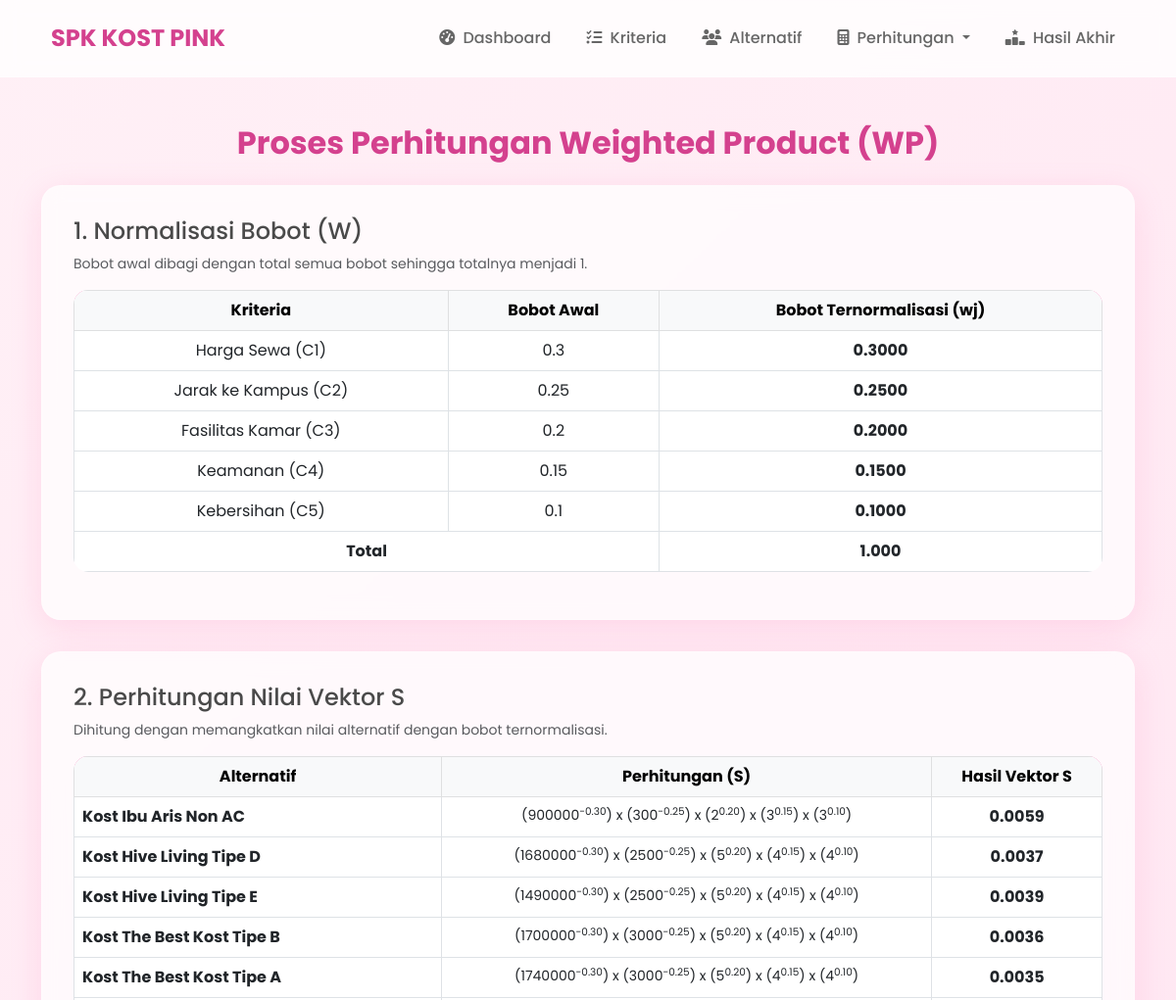
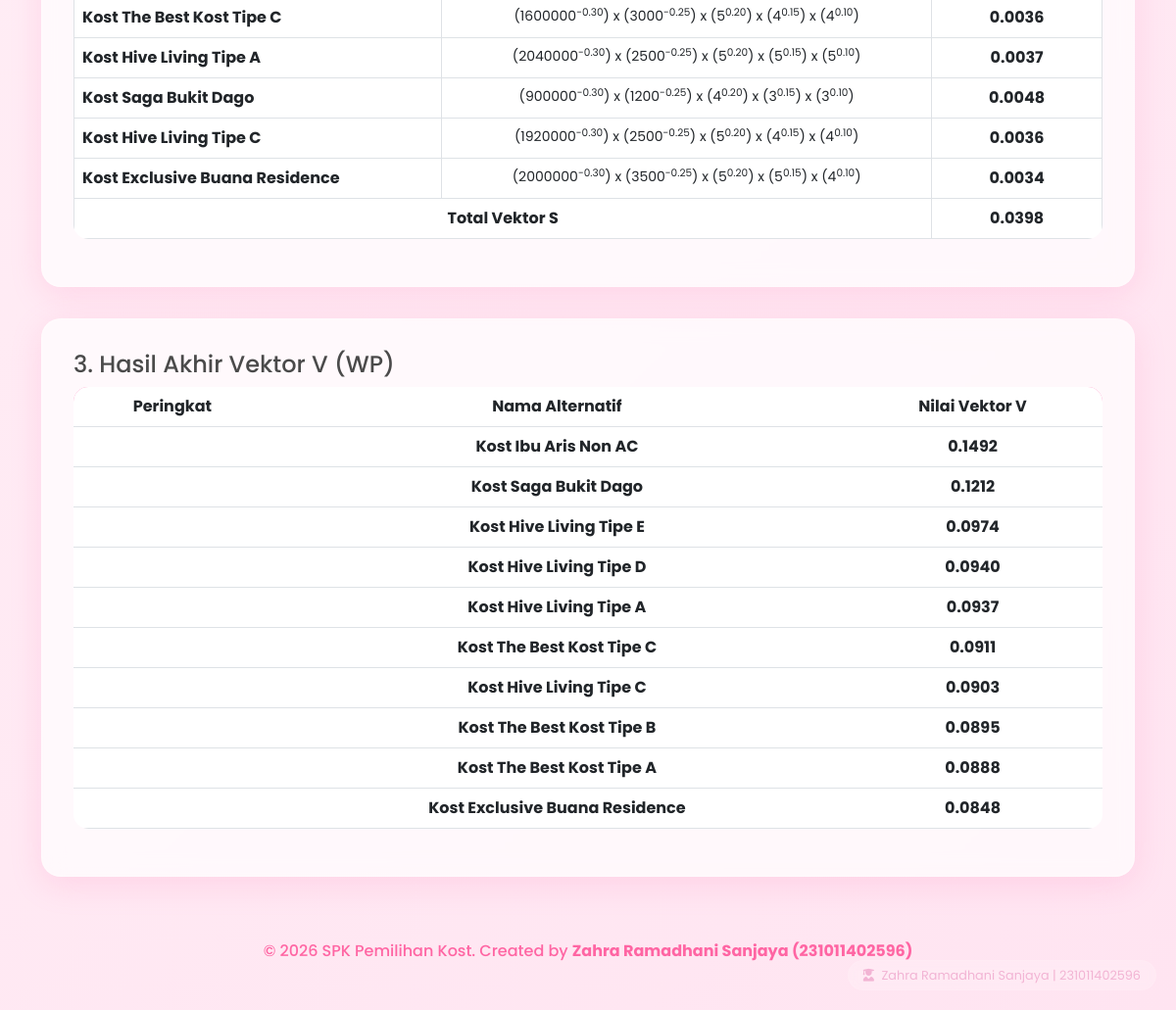
The app's page /perhitungan_wp.php with its own data (2 pictures, top to bottom).
### tables this page shows
CREATE TABLE IF NOT EXISTS kriteria (
    id INT AUTO_INCREMENT PRIMARY KEY,
    kode VARCHAR(10) NOT NULL,
    nama VARCHAR(100) NOT NULL,
    type ENUM('benefit', 'cost') NOT NULL,
    bobot FLOAT NOT NULL
);

CREATE TABLE IF NOT EXISTS alternatif (
    id INT AUTO_INCREMENT PRIMARY KEY,
    nama VARCHAR(100) NOT NULL,
    alamat TEXT
);

### perhitungan_wp.php (the view)
<?php
require_once 'config/database.php';
require_once 'includes/header.php';
$kriteria = $pdo->query("SELECT * FROM kriteria ORDER BY kode ASC")->fetchAll();
$alternatif = $pdo->query("SELECT * FROM alternatif ORDER BY id ASC")->fetchAll();
$scores = $pdo->query("SELECT * FROM penilaian")->fetchAll();
$matrix_x = [];
foreach ($scores as $s) {
    $matrix_x[$s['id_alternatif']][$s['id_kriteria']] = $s['nilai'];
}
$total_w = 0;
foreach ($kriteria as $k) $total_w += $k['bobot'];
$normalized_w = [];
foreach ($kriteria as $k) {
    $normalized_w[$k['id']] = $k['bobot'] / $total_w;
}
$vector_s = [];
$total_s = 0;
foreach ($alternatif as $a) {
    $alt_id = $a['id'];
    $s_val = 1;
    foreach ($kriteria as $k) {
        $crit_id = $k['id'];
        $val = $matrix_x[$alt_id][$crit_id] ?? 1;
        $w = $normalized_w[$crit_id];
        if ($k['type'] == 'cost') $w = -$w;
        $s_val *= pow($val, $w);
    }
    $vector_s[$alt_id] = $s_val;
    $total_s += $s_val;
}
$ranks_wp = [];
foreach ($alternatif as $a) {
    $alt_id = $a['id'];
    $ranks_wp[$alt_id] = $vector_s[$alt_id] / $total_s;
}
arsort($ranks_wp);
?>
<div class="row">
    <div class="col-md-12">
        <h2 class="mb-4 text-center">Proses Perhitungan Weighted Product (WP)</h2>
        <div class="glass-card">
            <h4>1. Normalisasi Bobot (W)</h4>
            <p class="text-muted small">Bobot awal dibagi dengan total semua bobot sehingga totalnya menjadi 1.</p>
            <div class="table-responsive">
                <table class="table table-bordered text-center">
                    <thead class="table-light">
                        <tr>
                            <th>Kriteria</th>
                            <th>Bobot Awal</th>
                            <th>Bobot Ternormalisasi (wj)</th>
                        </tr>
                    </thead>
                    <tbody>
                        <?php foreach ($kriteria as $k): ?>
                        <tr>
                            <td><?php echo $k['nama']; ?> (<?php echo $k['kode']; ?>)</td>
                            <td><?php echo $k['bobot']; ?></td>
                            <td class="fw-bold"><?php echo number_format($normalized_w[$k['id']], 4); ?></td>
                        </tr>
                        <?php endforeach; ?>
                        <tr class="table-pink">
                            <td colspan="2"><strong>Total</strong></td>
                            <td><strong>1.000</strong></td>
                        </tr>
                    </tbody>
                </table>
            </div>
        </div>
        <div class="glass-card">
            <h4>2. Perhitungan Nilai Vektor S</h4>
            <p class="text-muted small">Dihitung dengan memangkatkan nilai alternatif dengan bobot ternormalisasi.</p>
            <div class="table-responsive">
                <table class="table table-bordered text-center">
                    <thead class="table-light">
                        <tr>
                            <th>Alternatif</th>
                            <th>Perhitungan (S)</th>
                            <th>Hasil Vektor S</th>
                        </tr>
                    </thead>
                    <tbody>
                        <?php foreach ($alternatif as $a): ?>
                        <tr>
                            <td class="text-start"><strong><?php echo $a['nama']; ?></strong></td>
                            <td class="small">
                                <?php
                                $expr = [];
                                foreach($kriteria as $k) {
                                    $w = number_format($normalized_w[$k['id']], 2);
                                    if($k['type'] == 'cost') $w = "-".$w;
                                    $expr[] = "(" . ($matrix_x[$a['id']][$k['id']] ?? 0) . "<sup>$w</sup>)";
                                }
                                echo implode(" x ", $expr);
                                ?>
                            </td>
                            <td class="fw-bold"><?php echo number_format($vector_s[$a['id']], 4); ?></td>
                        </tr>
                        <?php endforeach; ?>
                        <tr class="table-pink">
                            <td colspan="2"><strong>Total Vektor S</strong></td>
                            <td><strong><?php echo number_format($total_s, 4); ?></strong></td>
                        </tr>
                    </tbody>
                </table>
            </div>
        </div>
        <div class="glass-card">
            <h4>3. Hasil Akhir Vektor V (WP)</h4>
            <div class="table-responsive">
                <table class="table table-hover text-center">
                    <thead class="bg-pink text-white">
                        <tr>
                            <th>Peringkat</th>
                            <th>Nama Alternatif</th>
                            <th>Nilai Vektor V</th>
                        </tr>
                    </thead>
                    <tbody>
                        <?php
                        $no = 1;
                        foreach ($ranks_wp as $alt_id => $value):
                            $name = "";
                            foreach($alternatif as $a) if($a['id'] == $alt_id) $name = $a['nama'];
                        ?>
                        <tr>
                            <td><span class="badge rounded-pill bg-pink px-3"><?php echo $no++; ?></span></td>
                            <td><strong><?php echo $name; ?></strong></td>
                            <td class="text-primary-pink fw-bold"><?php echo number_format($value, 4); ?></td>
                        </tr>
                        <?php endforeach; ?>
                    </tbody>
                </table>
            </div>
        </div>
    </div>
</div>
<?php require_once 'includes/footer.php'; ?>

### assets/css/style.css (style rules this page uses)
:root { --primary-pink: #ff7eb9; --secondary-pink: #ff65a3; --light-pink: #ffe4f1; --dark-pink: #d4418e; --bg-pink: #fff0f6; --glass-bg: rgba(255, 255, 255, 0.7); --glass-border: rgba(255, 255, 255, 0.3); --shadow: 0 8px 32px 0 rgba(255, 126, 185, 0.2); }
body { background: linear-gradient(135deg, #fff0f6 0%, #ffe4f1 100%); min-height: 100vh; font-family: 'Poppins', sans-serif; color: #4a4a4a; }
.glass-card { background: var(--glass-bg); backdrop-filter: blur(10px); -webkit-backdrop-filter: blur(10px); border-radius: 20px; border: 1px solid var(--glass-border); box-shadow: var(--shadow); padding: 2rem; margin-bottom: 2rem; transition: transform 0.3s ease; }
.table { background: transparent; border-radius: 15px; overflow: hidden; }
.table thead { background: var(--primary-pink); color: white; }
h1, h2, h3 { color: var(--dark-pink); font-weight: 700; }

### records on screen
kriteria: nama "Harga Sewa", kode "C1", bobot "0.3", id "0.3000"
kriteria: nama "Jarak ke Kampus", kode "C2", bobot "0.25", id "0.2500"
kriteria: nama "Fasilitas Kamar", kode "C3", bobot "0.2", id "0.2000", id "0.20"
kriteria: nama "Keamanan", kode "C4", bobot "0.15", id "0.1500", id "0.15"
kriteria: nama "Kebersihan", kode "C5", bobot "0.1", id "0.1000", id "0.10"
alternatif: nama "Kost Ibu Aris Non AC", id "900000 300 2 3 3", w "-0.30 -0.25", expr "x x x x", id "0.0059", value "0.1492"
alternatif: nama "Kost Hive Living Tipe D", id "1680000 2500 5 4 4", w "-0.30 -0.25", expr "x x x x", id "0.0037", value "0.0940"
alternatif: nama "Kost Hive Living Tipe E", id "1490000 2500 5 4 4", w "-0.30 -0.25", expr "x x x x", id "0.0039", value "0.0974"
alternatif: nama "Kost The Best Kost Tipe B", id "1700000 3000 5 4 4", w "-0.30 -0.25", expr "x x x x", id "0.0036", value "0.0895"
alternatif: nama "Kost The Best Kost Tipe A", id "1740000 3000 5 4 4", w "-0.30 -0.25", expr "x x x x", id "0.0035", value "0.0888"
alternatif: nama "Kost The Best Kost Tipe C", id "1600000 3000 5 4 4", w "-0.30 -0.25", expr "x x x x", id "0.0036", value "0.0911"
alternatif: nama "Kost Hive Living Tipe A", id "2040000 2500 5 5 5", w "-0.30 -0.25", expr "x x x x", id "0.0037", value "0.0937"
alternatif: nama "Kost Saga Bukit Dago", id "900000 1200 4 3 3", w "-0.30 -0.25", expr "x x x x", id "0.0048", value "0.1212"
alternatif: nama "Kost Hive Living Tipe C", id "1920000 2500 5 4 4", w "-0.30 -0.25", expr "x x x x", id "0.0036", value "0.0903"
alternatif: nama "Kost Exclusive Buana Residence", id "2000000 3500 5 5 4", w "-0.30 -0.25", expr "x x x x", id "0.0034", value "0.0848"

### other values on screen
$total_s "0.0398"
